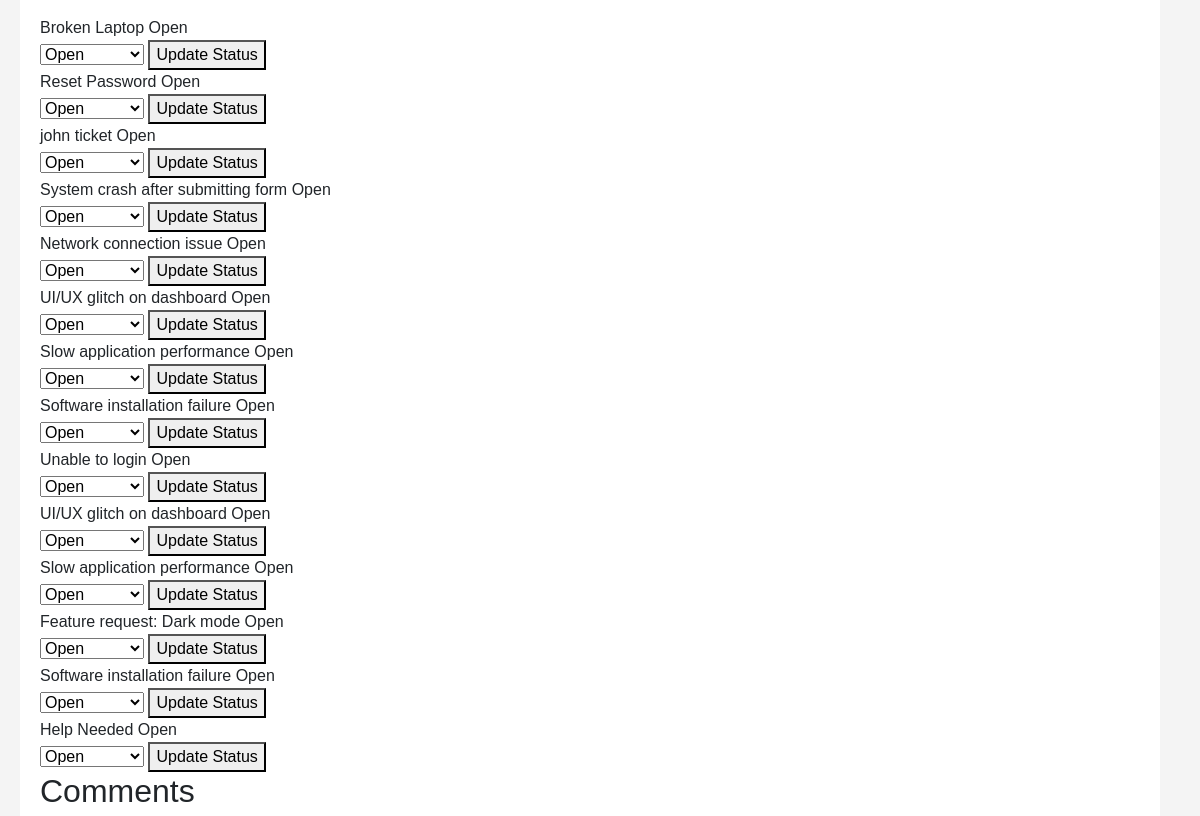
Page /admin (signed in, middle part) on the earlier database version.
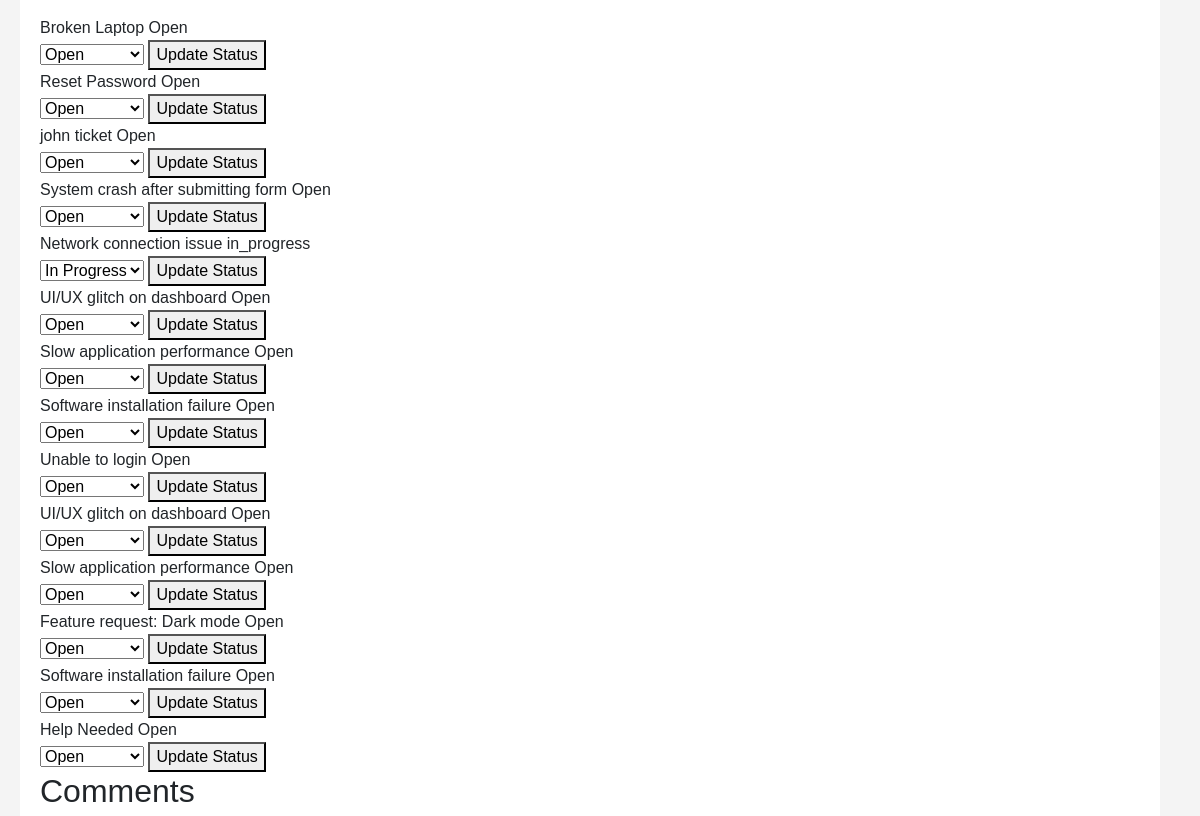
Same page on the later database version.
### app/models.py (models this page shows, shortened)
class Ticket(db.Model):
    id = db.Column(db.Integer, primary_key=True)
    title = db.Column(db.String(100), nullable=False)
    description = db.Column(db.Text, nullable=False)
    status = db.Column(db.String(20), nullable=False)  # e.g., 'Open', 'In Progress', 'Resolved'
    priority = db.Column(db.String(20), nullable=False)  # e.g., 'Low', 'Medium', 'High'
    created_date = db.Column(db.DateTime, default=db.func.current_timestamp())
    resolved_date = db.Column(db.DateTime, nullable=True)
    user_id = db.Column(db.Integer, db.ForeignKey('user.id'), nullable=False)
    user = db.relationship('User')

### app/routes.py (the view)
@bp.route('/admin')
@login_required
@admin_required  # Protect this route with admin access control
def admin_panel():
    users = User.query.all()
    tickets = Ticket.query.all()
    comments = Comment.query.all()
    return render_template('admin_panel.html', users=users, tickets=tickets, comments=comments)

### app/__init__.py (called while the page is built)
@login.user_loader
def load_user(user_id):
    from app.models import User
    return User.query.get(int(user_id))

### app/models.py (called while the page is built)
    def is_admin(self):
        return self.role == 'admin'

### app/templates/admin_panel.html (shortened to what this page needs)
{% extends "base.html" %}
{% block content %}
{% for ticket in tickets %}
    <tr>
        <td>{{ ticket.title }}</td>
        <td>{{ ticket.status }}</td>
        <td>
            <form action="{{ url_for('routes.update_ticket_status', ticket_id=ticket.id) }}" method="POST">
                <select name="status">
                    <option value="open" {% if ticket.status == 'open' %}selected{% endif %}>Open</option>
                    <option value="in_progress" {% if ticket.status == 'in_progress' %}selected{% endif %}>In Progress</option>
                </select>
                <button type="submit">Update Status</button>
            </form>
        </td>
    </tr>
{% endfor %}
  <h2>Comments</h2>
{% endblock %}

Differences in the rows shown:
changed Ticket "Network connection issue": status "Open" → "in_progress"; status "Open" → "In Progress"
